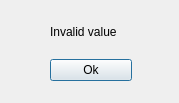
<?xml version="1.0" encoding="UTF-8"?>
<ui version="4.0">
 <class>ErrorDialog</class>
 <widget class="QDialog" name="ErrorDialog">
  <property name="geometry">
   <rect>
    <x>0</x>
    <y>0</y>
    <width>179</width>
    <height>103</height>
   </rect>
  </property>
  <property name="windowTitle">
   <string>Dialog</string>
  </property>
  <widget class="QWidget" name="">
   <property name="geometry">
    <rect>
     <x>50</x>
     <y>10</y>
     <width>82</width>
     <height>71</height>
    </rect>
   </property>
   <layout class="QVBoxLayout" name="verticalLayout">
    <item>
     <widget class="QLabel" name="label">
      <property name="text">
       <string>Invalid value</string>
      </property>
     </widget>
    </item>
    <item>
     <widget class="QPushButton" name="pushButton">
      <property name="text">
       <string>Ok</string>
      </property>
     </widget>
    </item>
   </layout>
  </widget>
 </widget>
 <resources/>
 <connections>
  <connection>
   <sender>pushButton</sender>
   <signal>clicked()</signal>
   <receiver>ErrorDialog</receiver>
   <slot>close()</slot>
   <hints>
    <hint type="sourcelabel">
     <x>190</x>
     <y>131</y>
    </hint>
    <hint type="destinationlabel">
     <x>276</x>
     <y>118</y>
    </hint>
   </hints>
  </connection>
 </connections>
</ui>
